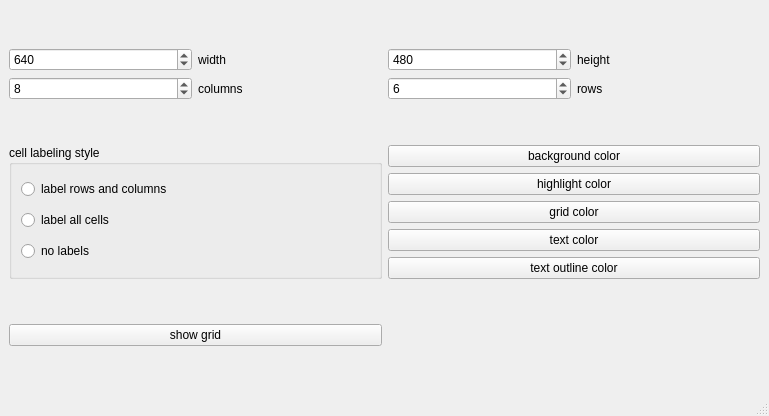
<?xml version="1.0" encoding="UTF-8"?>
<ui version="4.0">
 <class>MainWindow</class>
 <widget class="QMainWindow" name="MainWindow">
  <property name="geometry">
   <rect>
    <x>0</x>
    <y>0</y>
    <width>769</width>
    <height>416</height>
   </rect>
  </property>
  <property name="sizePolicy">
   <sizepolicy hsizetype="Fixed" vsizetype="Fixed">
    <horstretch>0</horstretch>
    <verstretch>0</verstretch>
   </sizepolicy>
  </property>
  <property name="windowTitle">
   <string>XirrGrid Manager</string>
  </property>
  <widget class="QWidget" name="main_widget">
   <property name="statusTip">
    <string>WTF</string>
   </property>
   <layout class="QGridLayout" name="gridLayout_3">
    <item row="0" column="0" colspan="2">
     <layout class="QGridLayout" name="gridLayout">
      <item row="0" column="0">
       <widget class="QSpinBox" name="width_spin_box">
        <property name="minimum">
         <number>16</number>
        </property>
        <property name="maximum">
         <number>4096</number>
        </property>
        <property name="value">
         <number>640</number>
        </property>
       </widget>
      </item>
      <item row="0" column="1">
       <widget class="QLabel" name="width_label">
        <property name="text">
         <string>width</string>
        </property>
        <property name="buddy">
         <cstring>width_spin_box</cstring>
        </property>
       </widget>
      </item>
      <item row="0" column="2">
       <widget class="QSpinBox" name="height_spin_box">
        <property name="minimum">
         <number>16</number>
        </property>
        <property name="maximum">
         <number>4096</number>
        </property>
        <property name="value">
         <number>480</number>
        </property>
       </widget>
      </item>
      <item row="0" column="3">
       <widget class="QLabel" name="height_label">
        <property name="text">
         <string>height</string>
        </property>
        <property name="buddy">
         <cstring>height_spin_box</cstring>
        </property>
       </widget>
      </item>
      <item row="1" column="0">
       <widget class="QSpinBox" name="columns_spin_box">
        <property name="minimum">
         <number>1</number>
        </property>
        <property name="maximum">
         <number>1024</number>
        </property>
        <property name="value">
         <number>8</number>
        </property>
       </widget>
      </item>
      <item row="1" column="1">
       <widget class="QLabel" name="columns_label">
        <property name="text">
         <string>columns</string>
        </property>
        <property name="buddy">
         <cstring>columns_spin_box</cstring>
        </property>
       </widget>
      </item>
      <item row="1" column="2">
       <widget class="QSpinBox" name="rows_spin_box">
        <property name="minimum">
         <number>1</number>
        </property>
        <property name="maximum">
         <number>1024</number>
        </property>
        <property name="value">
         <number>6</number>
        </property>
       </widget>
      </item>
      <item row="1" column="3">
       <widget class="QLabel" name="rows_label">
        <property name="text">
         <string>rows</string>
        </property>
        <property name="buddy">
         <cstring>rows_spin_box</cstring>
        </property>
       </widget>
      </item>
     </layout>
    </item>
    <item row="1" column="0">
     <widget class="QGroupBox" name="cell_label_group_box">
      <property name="title">
       <string>cell labeling style</string>
      </property>
      <layout class="QGridLayout" name="gridLayout_2">
       <item row="0" column="0">
        <widget class="QRadioButton" name="radioButton">
         <property name="text">
          <string>label rows and columns</string>
         </property>
        </widget>
       </item>
       <item row="1" column="0">
        <widget class="QRadioButton" name="radioButton_2">
         <property name="text">
          <string>label all cells</string>
         </property>
        </widget>
       </item>
       <item row="2" column="0">
        <widget class="QRadioButton" name="radioButton_3">
         <property name="text">
          <string>no labels</string>
         </property>
        </widget>
       </item>
      </layout>
     </widget>
    </item>
    <item row="1" column="1">
     <layout class="QVBoxLayout" name="verticalLayout">
      <item>
       <widget class="ColorButton" name="background_color_button">
        <property name="text">
         <string>background color</string>
        </property>
       </widget>
      </item>
      <item>
       <widget class="ColorButton" name="highlight_color_button">
        <property name="text">
         <string>highlight color</string>
        </property>
       </widget>
      </item>
      <item>
       <widget class="ColorButton" name="grid_color_button">
        <property name="text">
         <string>grid color</string>
        </property>
       </widget>
      </item>
      <item>
       <widget class="ColorButton" name="text_color_button">
        <property name="text">
         <string>text color</string>
        </property>
       </widget>
      </item>
      <item>
       <widget class="ColorButton" name="text_outline_color_button">
        <property name="text">
         <string>text outline color</string>
        </property>
       </widget>
      </item>
     </layout>
    </item>
    <item row="2" column="0">
     <widget class="QPushButton" name="show_grid_button">
      <property name="text">
       <string>show grid</string>
      </property>
     </widget>
    </item>
   </layout>
  </widget>
  <widget class="QMenuBar" name="menubar">
   <property name="geometry">
    <rect>
     <x>0</x>
     <y>0</y>
     <width>769</width>
     <height>22</height>
    </rect>
   </property>
  </widget>
  <widget class="QStatusBar" name="statusbar"/>
 </widget>
 <customwidgets>
  <customwidget>
   <class>ColorButton</class>
   <extends>QPushButton</extends>
   <header>xirr_grid.ui.buttons</header>
  </customwidget>
 </customwidgets>
 <resources/>
 <connections/>
</ui>
